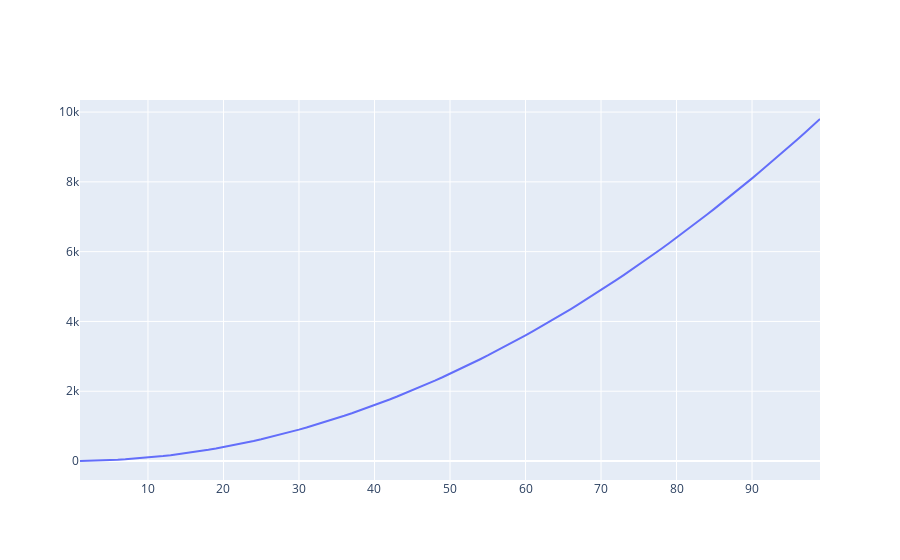

Write notebook code for a chart like this one.
### Code cell
figure = go.Figure()
figure.add_scatter(x=x, y=y, name="Thin Blue Line")

### Figure 1 — Plotly figure (JSON) as saved in the notebook; plotly's stock layout.template omitted (floating-point values rounded to 4 significant figures)
{"data": [{"name": "Thin Blue Line", "type": "scatter", "x": [1, 2, 3, 4, 5, 6, 7, 8, 9, 10, 11, 12, 13, 14, 15, 16, 17, 18, 19, 20, 21, 22, 23, 24, 25, 26, 27, 28, 29, 30, 31, 32, 33, 34, 35, 36, 37, 38, 39, 40, 41, 42, 43, 44, 45, 46, 47, 48, 49, 50, 51, 52, 53, 54, 55, 56, 57, 58, 59, 60, 61, 62, 63, 64, 65, 66, 67, 68, 69, 70, 71, 72, 73, 74, 75, 76, 77, 78, 79, 80, 81, 82, 83, 84, 85, 86, 87, 88, 89, 90, 91, 92, 93, 94, 95, 96, 97, 98, 99], "y": [1, 4, 9, 16, 25, 36, 49, 64, 81, 100, 121, 144, 169, 196, 225, 256, 289, 324, 361, 400, 441, 484, 529, 576, 625, 676, 729, 784, 841, 900, 961, 1024, 1089, 1156, 1225, 1296, 1369, 1444, 1521, 1600, 1681, 1764, 1849, 1936, 2025, 2116, 2209, 2304, 2401, 2500, 2601, 2704, 2809, 2916, 3025, 3136, 3249, 3364, 3481, 3600, 3721, 3844, 3969, 4096, 4225, 4356, 4489, 4624, 4761, 4900, 5041, 5184, 5329, 5476, 5625, 5776, 5929, 6084, 6241, 6400, 6561, 6724, 6889, 7056, 7225, 7396, 7569, 7744, 7921, 8100, 8281, 8464, 8649, 8836, 9025, 9216, 9409, 9604, 9801]}], "layout": {"autosize": true, "xaxis": {"autorange": true, "range": [1, 99], "type": "linear"}, "yaxis": {"autorange": true, "range": [-543.4, 10350.0], "type": "linear"}}}
